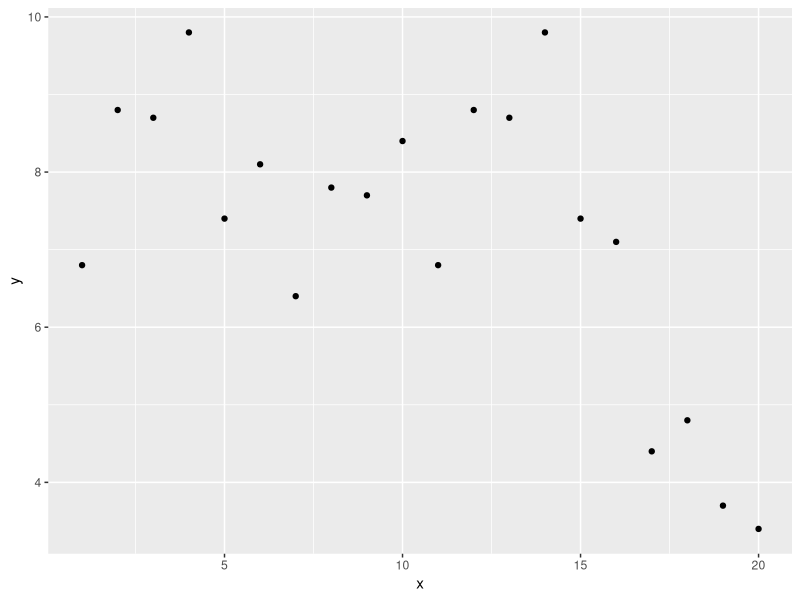
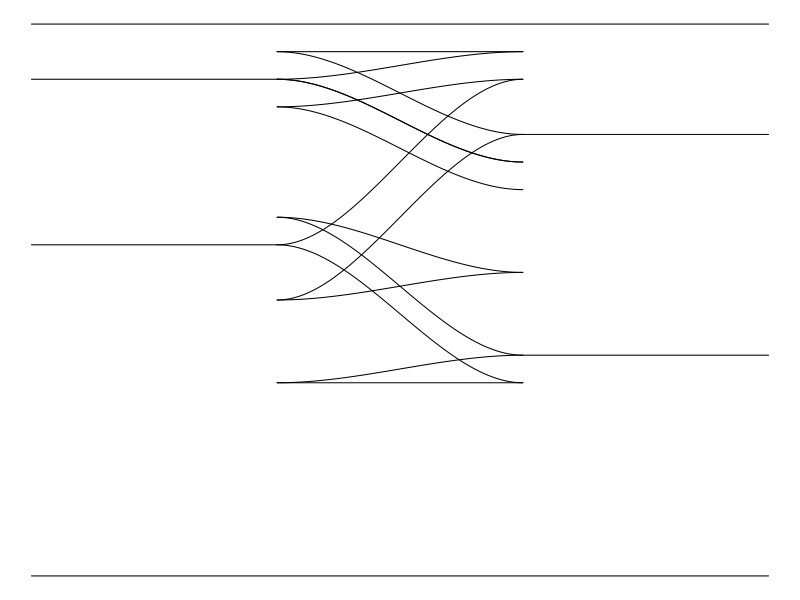
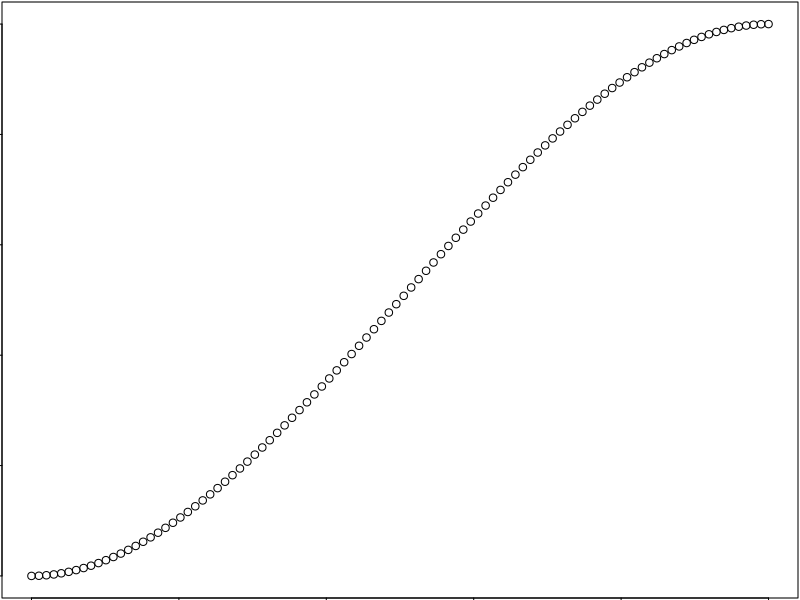

Source code (R) for these figures, in order:
## ---- chunk 1
library(ggplot2)
x <- 1:20
y <- c(rep(8, 15), 7:3)+round(rnorm(10), 1)
d <- data.frame(x, y)
d
ggplot(d, aes(x, y)) +
  geom_point()
## ---- chunk 2
par(mar=rep(0.1,4))
plot(c(-1,2), 0:1, type="n", axes=FALSE, xlab="", ylab="")
segments(-1, 0, 2, 0)
segments(-1, 1, 2, 1)
segments(-1, 0.6, 0, 0.6)
segments(-1, 0.9, 0, 0.9)
segments( 1, 0.4, 2, 0.4)
segments( 1, 0.8, 2, 0.8)
segments( 0, 0.35, 1, 0.35)
segments( 0, 0.95, 1, 0.95)
x <-seq(0,1, length=100)
y <- 3*x^2-2*x^3
lines(x, 0.35+0.05*y)
lines(x, 0.5+0.05*y)
lines(x, 0.5+0.3*y)
lines(x, 0.6+0.3*y)
lines(x, 0.6-0.25*y)
lines(x, 0.65-0.25*y)
lines(x, 0.65-0.1*y)
lines(x, 0.85-0.15*y)
lines(x, 0.85+0.05*y)
lines(x, 0.9-0.15*y)
lines(x, 0.9+0.05*y)
lines(x, 0.9-0.15*y)
lines(x, 0.95-0.15*y)
## ---- chunk 3
x <- seq(0,1, length=100)
y <- 3*x^2-2*x^3
plot(x, y)
